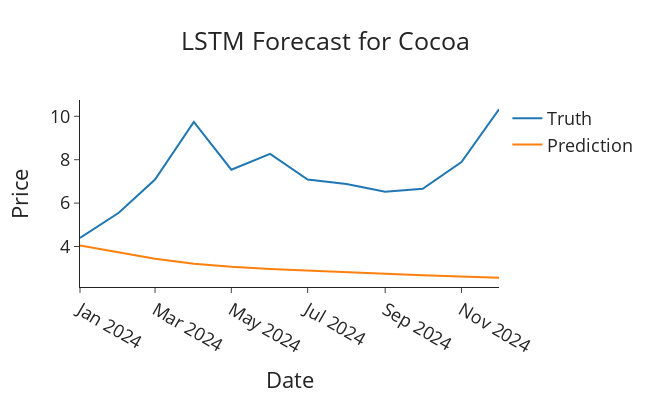

The notebook cell saved with this chart:
### Code cell
plot_forecasts(
    pd.DataFrame({
        'date': test_dates, 
        "Cocoa Price": test["Cocoa Price"].values
    }), 
    true_predictions, 
    "Cocoa Price", 
    "LSTM Forecast for Cocoa"
)
